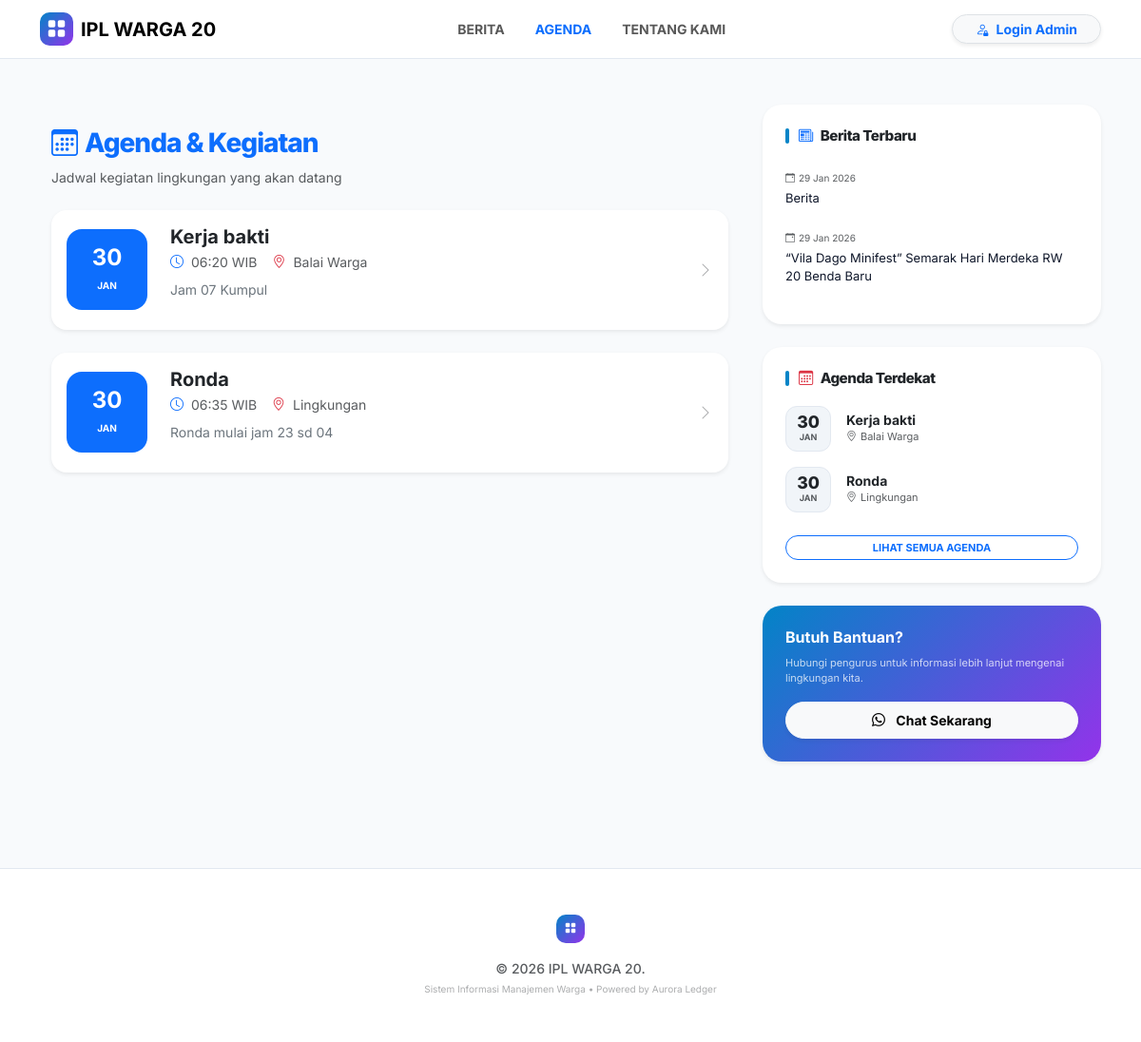
Page /agenda on the committed database.
### models.py (models this page shows)
class Identitas(db.Model):
    id = db.Column(db.Integer, primary_key=True)
    nama_app = db.Column(db.String(100))
    alamat = db.Column(db.String(255))
    kota = db.Column(db.String(50))
    no_hp = db.Column(db.String(20))
    ketua = db.Column(db.String(100))
    sekretaris = db.Column(db.String(100))
    keterangan = db.Column(db.String(255))
    visi = db.Column(db.Text)
    misi = db.Column(db.Text)
    sejarah = db.Column(db.Text)
    label_anggota = db.Column(db.String(50), default='Warga')
    label_iuran = db.Column(db.String(50), default='Iuran')
    label_tingkat1 = db.Column(db.String(50), default='Zona')
    label_tingkat2 = db.Column(db.String(50), default='Blok')
    label_tingkat3 = db.Column(db.String(50), default='Cluster')

class Agenda(db.Model):
    id = db.Column(db.Integer, primary_key=True)
    nama_kegiatan = db.Column(db.String(200), nullable=False)
    tanggal_kegiatan = db.Column(db.DateTime, nullable=False)
    lokasi = db.Column(db.String(200))
    keterangan = db.Column(db.Text)
    penulis = db.Column(db.String(100))

class Berita(db.Model):
    id = db.Column(db.Integer, primary_key=True)
    judul = db.Column(db.String(200), nullable=False)
    isi = db.Column(db.Text, nullable=False)
    path_image = db.Column(db.String(255))
    tanggal = db.Column(db.DateTime, default=lambda: datetime.now(timezone.utc))
    penulis = db.Column(db.String(100))

### agenda.py (the view)
@agenda_bp.route('/agenda') # Ini rute publik
def list_publik():
    data = Agenda.query.all()
    return render_template('agenda_publik.html', data=data,now=datetime.now())

### app.py (called while the page is built)
@app.before_request
def check_app_license():
    if request.endpoint and ('static' in request.endpoint or 'activate_license' in request.endpoint):
        return
    status, days_left = license_mgr.check_license()
    if status == "EXPIRED":
        return render_template_string(ACTIVATION_PAGE_HTML, hwid=license_mgr.get_hwid())
    request.license_status = status
    request.license_days_left = days_left

@app.context_processor
def inject_globals():
    berita_sidebar = Berita.query.order_by(Berita.tanggal.desc()).limit(5).all()
    agenda_sidebar = Agenda.query.order_by(Agenda.tanggal_kegiatan.asc()).limit(3).all()
    status = getattr(request, 'license_status', 'ACTIVE')
    days = getattr(request, 'license_days_left', 0)
    return {
        'datetime': datetime,
        'identitas': Identitas.query.first(),
        'active_page': request.path,
        'current_user': current_user,
        'sidebar_berita': berita_sidebar,
        'sidebar_agenda': agenda_sidebar,
        'is_trial': (status == 'TRIAL'),
        'license_days': days,
        'machine_id': license_mgr.get_hwid()
    }

    def get_hwid(self):
        try:
            sys_plat = platform.system()
            if sys_plat == 'Windows':
                cmd = 'wmic csproduct get uuid'
                return subprocess.check_output(cmd, shell=True).decode().split('\n')[1].strip()
            elif sys_plat == 'Darwin':  # macOS
                cmd = "ioreg -rd1 -c IOPlatformExpertDevice | grep -E '(IOPlatformUUID|uuid)'"
                output = subprocess.check_output(cmd, shell=True).decode()
                return output.split('"')[-2]
            return hashlib.sha256(str(uuid.getnode()).encode()).hexdigest()[:16].upper()
        except Exception:
            return "UNKNOWN-MACHINE-ID"

    def get_expected_key(self):
        hwid = self.get_hwid()
        raw = f"{hwid}::{self.secret_salt}"
        return hashlib.sha256(raw.encode()).hexdigest()[:20].upper()

    def _load_license_file(self):
        if os.path.exists(self.license_file):
            try:
                with open(self.license_file, 'r') as f:
                    return json.load(f)
            except: return None
        return None

### templates/agenda_publik.html (shortened to what this page needs)
{% extends "base_public.html" %}
{% block content %}
<div class="container py-4 animate__animated animate__fadeIn">
    <div class="section-title mb-4">
        <h3 class="fw-800 text-primary"><i class="bi bi-calendar3 me-2"></i>Agenda & Kegiatan</h3>
        <p class="text-muted small">Jadwal kegiatan lingkungan yang akan datang</p>
    </div>
    <div class="d-flex flex-column gap-3">
        {% for item in data %}
        <div class="card border-0 rounded-4 shadow-sm p-3 news-item mb-2" style="transition: transform 0.2s;">
            <div class="d-flex align-items-center">
                <div class="bg-primary text-white p-3 rounded-4 text-center me-4" style="min-width: 85px;">
                    <h4 class="fw-bold mb-0">{{ item.tanggal_kegiatan.strftime('%d') }}</h4>
                    <small class="text-uppercase fw-bold" style="font-size: 10px;">{{ item.tanggal_kegiatan.strftime('%b') }}</small>
                </div>
                <div class="flex-grow-1">
                    <h5 class="fw-bold mb-1 text-dark">{{ item.nama_kegiatan }}</h5>
                    <div class="d-flex flex-wrap gap-3 mt-1">
                        <p class="text-muted small mb-0">
                            <i class="bi bi-clock me-1 text-primary"></i> {{ item.tanggal_kegiatan.strftime('%H:%M') }} WIB
                        </p>
                        <p class="text-muted small mb-0">
                            <i class="bi bi-geo-alt me-1 text-danger"></i> {{ item.lokasi if item.lokasi else 'Lokasi Belum Ditentukan' }}
                        </p>
                    </div>
                    {% if item.keterangan %}
                    <p class="mt-2 text-secondary small">{{ item.keterangan[:100] }}{{ '...' if item.keterangan|length > 100 }}</p>
                    {% endif %}
                </div>
                <div class="ms-auto d-none d-md-block">
                    <i class="bi bi-chevron-right text-muted opacity-50"></i>
                </div>
            </div>
        </div>
        {% else %}
        <div class="text-center py-5 opacity-50">
            <i class="bi bi-calendar-x display-4 mb-3 d-block"></i>
            <h5 class="fw-bold">Belum Ada Agenda</h5>
            <p>Silakan periksa kembali nanti untuk pembaruan jadwal kegiatan warga.</p>
        </div>
        {% endfor %}
    </div>
</div>
{% endblock %}

### templates/base_public.html (shortened to what this page needs)
<!DOCTYPE html>
<html lang="id">
<head>
    <link href="https://cdn.jsdelivr.net/npm/bootstrap@5.3.2/dist/css/bootstrap.min.css" rel="stylesheet">
    <link rel="stylesheet" href="https://cdn.jsdelivr.net/npm/bootstrap-icons@1.11.3/font/bootstrap-icons.min.css">
    <link rel="stylesheet" href="https://cdnjs.cloudflare.com/ajax/libs/animate.css/4.1.1/animate.min.css"/>
</head>
<body>
    <nav class="navbar navbar-expand-lg sticky-top">
        <div class="container">
            <a class="navbar-brand fw-bold d-flex align-items-center" href="/berita">
                <div class="brand-icon me-2"><i class="bi bi-grid-fill"></i></div>
                <span>{{ identitas.nama_app if identitas else 'AURORA' }}</span>
            </a>
            <div class="collapse navbar-collapse" id="navbarNav">
                <ul class="navbar-nav mx-auto mb-2 mb-lg-0 fw-bold small">
                    <li class="nav-item"><a class="nav-link px-3 {{ 'text-primary active' if 'berita' in request.path or request.path == '/' }}" href="/berita">BERITA</a></li>
                    <li class="nav-item"><a class="nav-link px-3 {{ 'text-primary active' if 'agenda' in request.path }}" href="/agenda">AGENDA</a></li>
                    <li class="nav-item"><a class="nav-link px-3 {{ 'text-primary active' if 'tentang' in request.path }}" href="/tentang">TENTANG KAMI</a></li>
                </ul>
                <div class="d-flex gap-2">
                    <a href="/login" class="btn btn-light rounded-pill px-4 btn-sm fw-bold border text-primary shadow-sm">
                        <i class="bi bi-person-lock me-1"></i> Login Admin
                    </a>
                </div>
            </div>
        </div>
    </nav>
    <div class="container py-5">
        <div class="row g-4">
            <div class="col-lg-8">
                {% block content %}{% endblock %}
            </div>
            <div class="col-lg-4">
                <div class="card sidebar-card shadow-sm p-4 mb-4">
                    <h5 class="section-title-sidebar">
                        <i class="bi bi-newspaper me-2 text-primary"></i>Berita Terbaru
                    </h5>
                    <div class="list-group list-group-flush">
                        {% for s in sidebar_berita %}
                        <a href="{{ url_for('berita.detail', id=s.id) }}" class="list-group-item list-group-item-action border-0 px-0 bg-transparent mb-2">
                            <small class="text-muted d-block mb-1" style="font-size: 10px;">
                                <i class="bi bi-calendar-event me-1"></i>{{ s.tanggal.strftime('%d %b %Y') }}
                            </small>
                            <span class="fw-600 line-clamp-2" style="font-size: 13px; color: var(--slate-dark);">{{ s.judul }}</span>
                        </a>
                        {% endfor %}
                    </div>
                </div>
                <div class="card sidebar-card shadow-sm p-4 mb-4">
                    <h5 class="section-title-sidebar">
                        <i class="bi bi-calendar3 me-2 text-danger"></i>Agenda Terdekat
                    </h5>
                    <div class="agenda-sidebar-list">
                        {% for a in sidebar_agenda %}
                        <div class="d-flex align-items-center mb-3">
                            <div class="agenda-date-box me-3">
                                <span class="fw-800 text-dark lh-1" style="font-size: 1.1rem;">{{ a.tanggal_kegiatan.strftime('%d') }}</span>
                                <small class="text-uppercase text-muted fw-bold" style="font-size: 9px;">{{ a.tanggal_kegiatan.strftime('%b') }}</small>
                            </div>
                            <div class="overflow-hidden">
                                <h6 class="mb-0 fw-bold text-dark text-truncate small">{{ a.nama_kegiatan }}</h6>
                                <small class="text-muted d-block text-truncate" style="font-size: 11px;">
                                    <i class="bi bi-geo-alt me-1"></i>{{ a.lokasi }}
                                </small>
                            </div>
                        </div>
                        {% else %}
                        <p class="text-muted small text-center py-3">Belum ada agenda mendatang.</p>
                        {% endfor %}
                    </div>
                    <a href="/agenda" class="btn btn-outline-primary btn-sm w-100 rounded-pill mt-2 fw-bold" style="font-size: 11px;">
                        LIHAT SEMUA AGENDA
                    </a>
                </div>
                <div class="card sidebar-card p-4 text-white shadow-sm" style="background: var(--aurora-gradient);">
                    <h6 class="fw-bold mb-2">Butuh Bantuan?</h6>
                    <p class="mb-3 opacity-75" style="font-size: 11px;">Hubungi pengurus untuk informasi lebih lanjut mengenai lingkungan kita.</p>
                    <a href="https://wa.me/{{ identitas.no_hp }}" class="btn btn-light btn-sm fw-bold rounded-pill w-100 py-2 shadow-sm">
                        <i class="bi bi-whatsapp me-2"></i> Chat Sekarang
                    </a>
                </div>
            </div>
        </div>
    </div>
    <footer>
        <div class="container text-center">
            <div class="brand-icon mx-auto mb-3" style="width: 30px; height: 30px;">
                <i class="bi bi-grid-fill" style="font-size: 12px;"></i>
            </div>
            <p class="text-muted small mb-1 fw-medium">
                &copy; {{ now.year }} {{ identitas.nama_app if identitas else 'Aurora Portal' }}.
            </p>
            <p class="text-muted opacity-50 mb-0" style="font-size: 10px;">
                Sistem Informasi Manajemen Warga • Powered by Aurora Ledger
            </p>
        </div>
    </footer>
</body>
</html>

### templates/base_public.html (style rules this page uses)
:root { --electric-blue: #0284c7; --neon-purple: #9333ea; --slate-dark: #0f172a; --slate-muted: #64748b; --bg-light: #f8fafc; --aurora-gradient: linear-gradient(135deg, var(--electric-blue), var(--neon-purple)); }
body { font-family: 'Inter', sans-serif; background-color: var(--bg-light); color: var(--slate-dark); }
.navbar { background: rgba(255, 255, 255, 0.9); backdrop-filter: blur(10px); border-bottom: 1px solid #e2e8f0; }
.brand-icon { width: 35px; height: 35px; background: var(--aurora-gradient); border-radius: 10px; display: flex; align-items: center; justify-content: center; color: white; }
.sidebar-card { border: none; border-radius: 20px; transition: all 0.3s ease; }
.section-title-sidebar { font-weight: 800; font-size: 0.95rem; letter-spacing: -0.5px; display: flex; align-items: center; margin-bottom: 1.25rem; }
.section-title-sidebar::before { content: ""; width: 4px; height: 16px; background: var(--electric-blue); margin-right: 10px; border-radius: 10px; }
.agenda-date-box { min-width: 48px; height: 48px; background: #f1f5f9; border-radius: 12px; display: flex; flex-direction: column; align-items: center; justify-content: center; border: 1px solid #e2e8f0; }
.line-clamp-2 { display: -webkit-box; line-clamp: 2; -webkit-box-orient: vertical; overflow: hidden; }
footer { background: white; border-top: 1px solid #e2e8f0; padding: 3rem 0; margin-top: 4rem; }

### templates/agenda_publik.html (style rules this page uses)
.fw-800 { font-weight: 800; }
.section-title h3 { letter-spacing: -1px; }

### rows in the picture
Identitas: nama_app "IPL WARGA 20"
Agenda: tanggal_kegiatan "30", tanggal_kegiatan "JAN", nama_kegiatan "Kerja bakti", tanggal_kegiatan "06:20", lokasi "Balai Warga", keterangan "Jam 07 Kumpul"
Agenda: tanggal_kegiatan "30", tanggal_kegiatan "JAN", nama_kegiatan "Ronda", tanggal_kegiatan "06:35", lokasi "Lingkungan", keterangan "Ronda mulai jam 23 sd 04"
Berita: tanggal "29 Jan 2026", judul "Berita"
Berita: tanggal "29 Jan 2026", judul "“Vila Dago Minifest” Semarak Hari Merdeka RW 20 Benda Baru"
